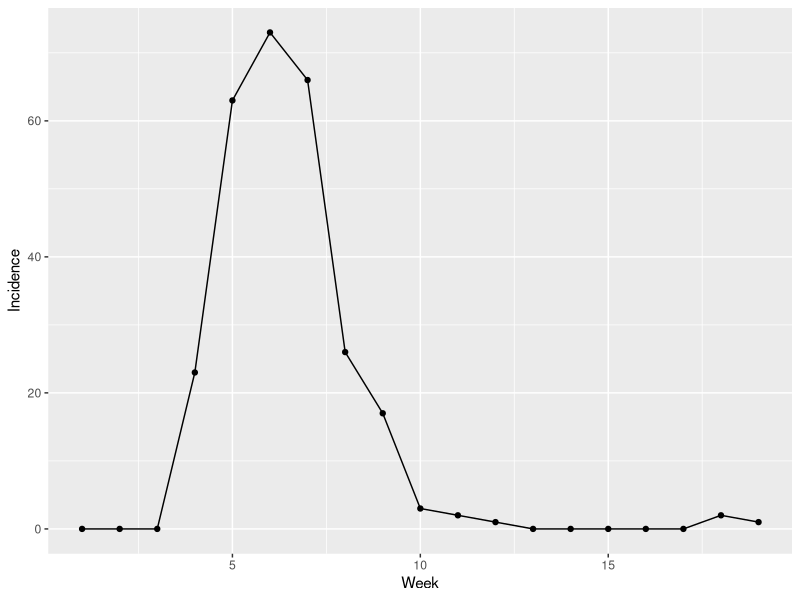
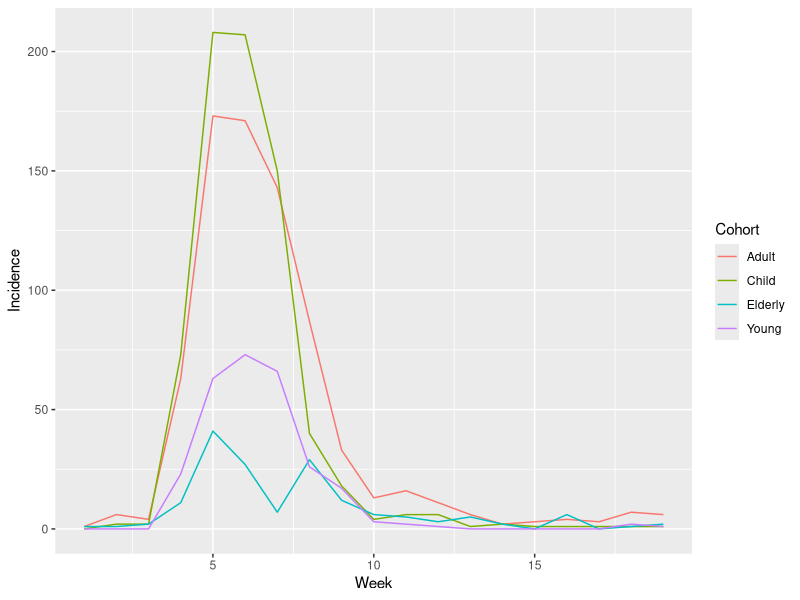
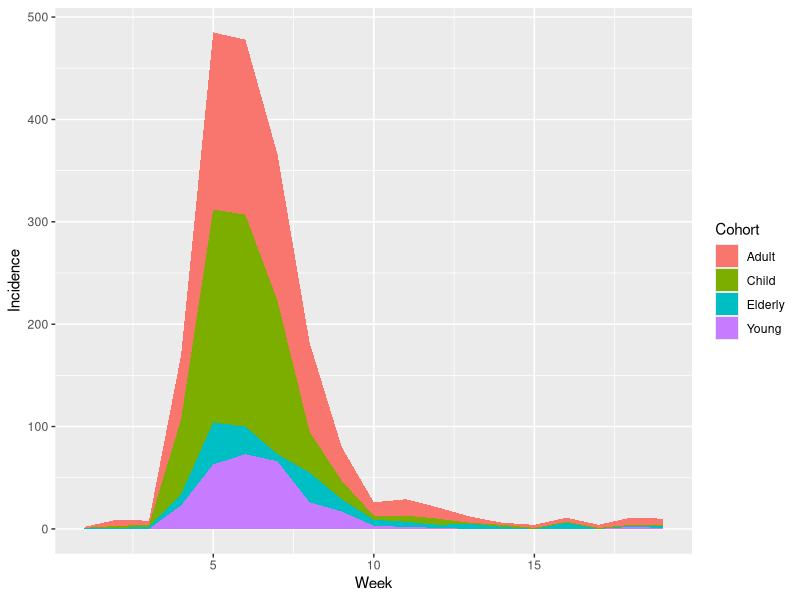

Here is the R script that generated these plots, in order:
library(tidyverse)

inc <- read_csv("papers/SD tidyverse/data/Incidence.csv")

t_inc <- gather(inc,Cohort,Incidence,Young:Elderly)

ggplot(filter(t_inc,Cohort=="Young"),aes(x=Week,y=Incidence)) + geom_line() + geom_point()

ggplot(t_inc,aes(x=Week,y=Incidence,color=Cohort)) + geom_line()

ggplot(t_inc,aes(x=Week,y=Incidence,fill=Cohort)) + geom_area()


